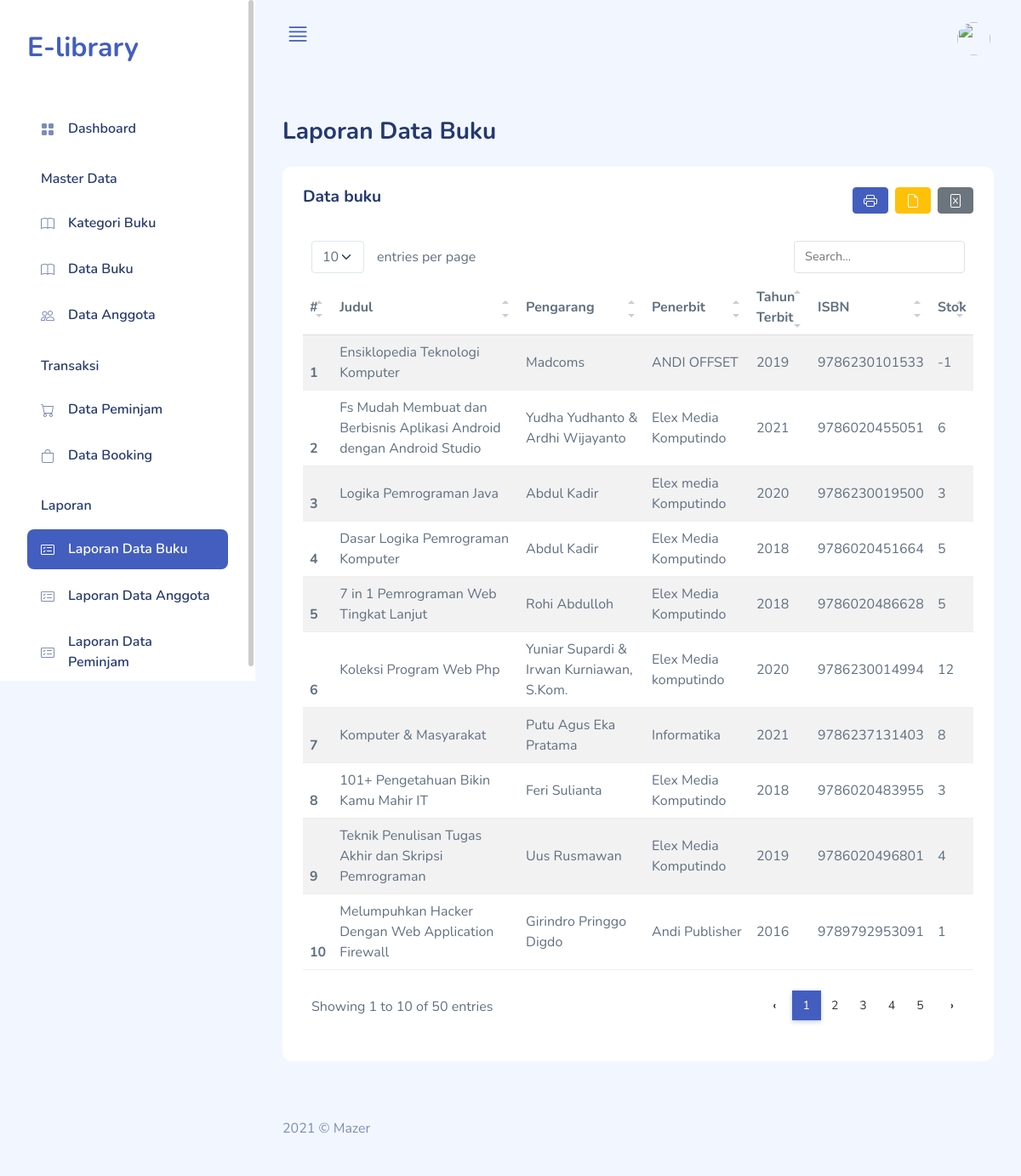
The page /index.php/laporan/laporan_buku on the database its author committed.
### tables this page shows
CREATE TABLE `buku` (
  `id` int(11) NOT NULL,
  `judul_buku` varchar(128) DEFAULT NULL,
  `id_kategori` int(11) DEFAULT NULL,
  `pengarang` varchar(64) DEFAULT NULL,
  `penerbit` varchar(64) DEFAULT NULL,
  `tahun_terbit` year(4) DEFAULT NULL,
  `isbn` varchar(64) DEFAULT NULL,
  `stok` int(11) DEFAULT NULL,
  `dipinjam` int(11) DEFAULT NULL,
  `dibooking` int(11) DEFAULT NULL,
  `image` varchar(256) DEFAULT NULL,
  `jml_halaman` int(11) DEFAULT NULL
);

### application/controllers/Laporan.php (called while the page is built, shortened)
<?php
class Laporan extends CI_Controller
{
  public function laporan_buku()
  {
    $data['judul'] = 'Laporan Data Buku';
    $data['user'] = $this->ModelUser->cekData(['email' => $this->session->userdata('email')])->row_array();
    $data['buku'] = $this->ModelBuku->getBuku()->result_array();
    $data['kategori'] = $this->ModelBuku->getKategori()->result_array();
    $this->load->view('templates/header', $data);
    $this->load->view('templates/sidebar', $data);
    $this->load->view('templates/topbar', $data);
    $this->load->view('buku/laporan_buku', $data);
    $this->load->view('templates/footer');
  }
}

### index.php (called while the page is built, shortened)
<?php
require_once BASEPATH.'core/CodeIgniter.php';

### application/models/ModelBuku.php (called while the page is built, shortened)
<?php
class ModelBuku extends CI_Model
{
    public function getBuku()
    {
        return $this->db->get('buku');
    }
}

### application/views/buku/laporan_buku.php (the view)
<div id="main-content">
  <div class="page-heading">
    <div class="page-title">
      <div class="row">
        <div class="col-12 col-md-6 order-md-1 order-last mb-3">
          <h3>Laporan Data Buku</h3>
        </div>
      </div>
    </div>
    <div class="row">
      <div class="col-12">
        <div class="card">
          <div class="card-header d-flex justify-content-between">
            <h4>Data buku</h4>
            <div class="d-flex">
              <a href="<?= base_url('laporan/cetak_laporan_buku'); ?>" class="btn btn-primary d-flex align-items-center" title="Print">
                <i class="bi bi-printer"></i>
              </a>
              <a href="<?= base_url('laporan/laporan_buku_pdf'); ?>" class="btn btn-warning d-flex align-items-center mx-2" title="Download Pdf">
                <i class="bi bi-file-earmark"></i>
              </a>
              <a href="<?= base_url('laporan/export_excel'); ?>" class="btn btn-secondary d-flex align-items-center" title="Download Excel">
                <i class="bi bi-file-excel"></i>
              </a>
            </div>
          </div>
          <div class="card-body">
            <table class="table table-striped" id="table1">
              <thead>
                <tr>
                  <th>#</th>
                  <th>Judul</th>
                  <th>Pengarang</th>
                  <th>Penerbit</th>
                  <th>Tahun Terbit</th>
                  <th>ISBN</th>
                  <th>Stok</th>
                </tr>
              </thead>
              <tbody>
                <?php $i = 1;
                foreach ($buku as $b) : ?>
                  <tr>
                    <th scope="row"><?= $i++; ?></th>
                    <td><?= $b['judul_buku']; ?></td>
                    <td><?= $b['pengarang']; ?></td>
                    <td><?= $b['penerbit']; ?></td>
                    <td><?= $b['tahun_terbit']; ?></td>
                    <td><?= $b['isbn']; ?></td>
                    <td><?= $b['stok']; ?></td>
                  </tr>
                <?php endforeach; ?>
              </tbody>
            </table>
          </div>
        </div>
      </div>
    </div>
  </div>

### application/views/templates/header.php (shortened to what this page needs)
<!DOCTYPE html>
<html lang="en">
<head>
    <link rel="stylesheet" href="<?= base_url(); ?>assets/css/bootstrap.css" />
    <link rel="stylesheet" href="<?= base_url(); ?>assets/vendors/iconly/bold.css" />
    <link rel="stylesheet" href="<?= base_url(); ?>assets/vendors/perfect-scrollbar/perfect-scrollbar.css" />
    <link rel="stylesheet" href="<?= base_url(); ?>assets/vendors/bootstrap-icons/bootstrap-icons.css" />
    <link rel="stylesheet" href="<?= base_url(); ?>assets/css/app.css" />
    <link rel="stylesheet" href="<?= base_url(); ?>assets/vendors/simple-datatables/style.css" />
    <link rel="stylesheet" href="<?= base_url(); ?>assets/vendors/toastify/toastify.css">
</head>
<body>
    <div id="app">

### application/views/templates/sidebar.php (shortened to what this page needs)
<div id="sidebar" class="active">
  <div class="sidebar-wrapper active">
    <div class="sidebar-header">
      <div class="d-flex justify-content-between">
        <div class="logo">
          <a href="<?= base_url('admin'); ?>">
            E-library
          </a>
        </div>
      </div>
    </div>
    <div class="sidebar-menu">
      <ul class="menu">
        <li class="sidebar-item <?= cek_menu(1, 'admin'); ?>">
          <a href="<?= base_url('admin'); ?>" class="sidebar-link">
            <i class="bi bi-grid-fill"></i>
            <span>Dashboard</span>
          </a>
        </li>
        <li class="sidebar-title">Master Data</li>
        <li class="sidebar-item <?= cek_menu(2, 'kategori'); ?>">
          <a href="<?= base_url('buku/kategori'); ?>" class="sidebar-link">
            <i class="bi bi-book"></i>
            <span>Kategori Buku</span>
          </a>
        </li>
        <li class="sidebar-item <?php
                                if ($this->uri->segment(2) == 'kategori') {
                                  echo '';
                                } else if ($this->uri->segment(1) == 'buku') {
                                  echo 'active';
                                } else {
                                  echo '';
                                }
                                ?>">
          <a href="<?= base_url('buku'); ?>" class="sidebar-link">
            <i class="bi bi-book"></i>
            <span>Data Buku</span>
          </a>
        </li>
        <li class="sidebar-item <?= cek_menu(2, 'anggota'); ?>">
          <a href="<?= base_url('user/anggota'); ?>" class="sidebar-link">
            <i class="bi bi-people"></i>
            <span>Data Anggota</span>
          </a>
        </li>
        <li class="sidebar-title">Transaksi</li>
        <li class="sidebar-item <?php
                                if ($this->uri->segment(2) == 'daftarBooking') {
                                  echo '';
                                } else if ($this->uri->segment(1) == 'pinjam') {
                                  echo 'active';
                                } else {
                                  echo '';
                                }
                                ?>">
          <a href="<?= base_url('pinjam'); ?>" class="sidebar-link">
            <i class="bi bi-cart"></i>
            <span>Data Peminjam</span>
          </a>
        </li>
        <li class="sidebar-item <?= cek_menu(2, 'daftarBooking'); ?>">
          <a href="<?= base_url('pinjam/daftarBooking'); ?>" class="sidebar-link">
            <i class="bi bi-bag"></i>
            <span>Data Booking</span>
          </a>
        </li>
        <li class="sidebar-title">Laporan</li>
        <li class="sidebar-item <?= cek_menu(2, 'laporan_buku'); ?>">
          <a href="<?= base_url('laporan/laporan_buku'); ?>" class="sidebar-link">
            <i class="bi bi-card-checklist"></i>
            <span>Laporan Data Buku</span>
          </a>
        </li>
        <li class="sidebar-item <?= cek_menu(2, 'laporan_anggota'); ?>">
          <a href="<?= base_url('laporan/laporan_anggota'); ?>" class="sidebar-link">
            <i class="bi bi-card-checklist"></i>
            <span>Laporan Data Anggota</span>
          </a>
        </li>
        <li class="sidebar-item <?= cek_menu(2, 'laporan_pinjam'); ?>">
          <a href="<?= base_url('laporan/laporan_pinjam'); ?>" class="sidebar-link">
            <i class="bi bi-card-checklist"></i>
            <span>Laporan Data Peminjam</span>
          </a>
        </li>
      </ul>
    </div>
  </div>
</div>

### application/helpers/pustaka_helper.php (shortened to what this page needs)
<?php
function cek_menu($segment, $rules)
{
	$ci = get_instance();
	echo ($ci->uri->segment($segment) == $rules) ? 'active' : '';
}

### application/views/templates/topbar.php (shortened to what this page needs)
<div id="main" class="layout-navbar">
  <header class="mb-3">
    <nav class="navbar navbar-expand navbar-light">
      <div class="container-fluid">
        <a href="#" class="burger-btn d-block">
          <i class="bi bi-justify fs-3"></i>
        </a>
        <div class="collapse navbar-collapse" id="navbarSupportedContent">
          <div class="dropdown ms-auto">
            <a href="#" data-bs-toggle="dropdown" aria-expanded="false">
              <div class="user-menu d-flex align-items-center">
                <div class="user-img d-flex align-items-center">
                  <div class="avatar avatar-md">
                    <img src="<?= base_url('assets/img/profile/' . $user['image']); ?>" />
                  </div>
                </div>
              </div>
            </a>
          </div>
        </div>
      </div>
    </nav>
  </header>

### application/views/templates/footer.php (shortened to what this page needs)
<footer>
    <div class="footer clearfix mb-0 text-muted">
        <div class="float-start">
            <p>2021 &copy; Mazer</p>
        </div>
    </div>
</footer>
</div>
</div>
</div>
</body>
</html>

### assets/css/app.css (style rules this page uses)
.avatar { display:inline-flex;border-radius:50%;text-align:center;vertical-align:middle;position:relative }
.avatar img { width:32px;height:32px;border-radius:50% }
.avatar.avatar-md .avatar-content,.avatar.avatar-md img { width:32px;height:32px;font-size:.8rem }
.btn i,.btn svg { width:16px;height:16px }
.btn.btn-danger,.btn.btn-info,.btn.btn-primary,.btn.btn-secondary,.btn.btn-success,.btn.btn-warning { color:#fff }
.card { margin-bottom:2.2rem;border:none }
.card .card-header { border:none }
.card .card-header h4 { font-size:1.2rem;font-weight:700 }
.card .card-header~.card-body { padding-top:0 }
.card .card-body { padding:1.5rem }
#sidebar.active .sidebar-wrapper { left:0 }
.sidebar-wrapper { width:300px;height:100vh;position:fixed;top:0;z-index:10;overflow-y:auto;background-color:#fff;bottom:0;transition:left .5s ease-out }
.sidebar-wrapper .sidebar-header { padding:2rem 2rem 1rem;font-size:2rem;font-weight:700 }
.sidebar-wrapper .menu { margin-top:2rem;padding:0 2rem;font-weight:600 }
.sidebar-wrapper .menu .sidebar-title { padding:0 1rem;margin:1.5rem 0 1rem;font-size:1rem;list-style:none;font-weight:600;color:#25396f }
.sidebar-wrapper .menu .sidebar-link { display:block;padding:.7rem 1rem;font-size:1rem;display:flex;align-items:center;border-radius:.5rem;transition:all .5s;text-decoration:none;color:#25396f }
.sidebar-wrapper .menu .sidebar-link i,.sidebar-wrapper .menu .sidebar-link svg { color:#7c8db5 }
.sidebar-wrapper .menu .sidebar-link span { margin-left:1rem }
.sidebar-wrapper .menu .sidebar-item { list-style:none;margin-top:.5rem;position:relative }
.sidebar-wrapper .menu .sidebar-item.active .sidebar-link { background-color:#435ebe }
.sidebar-wrapper .menu .sidebar-item.active .sidebar-link span { color:#fff }
.sidebar-wrapper .menu .sidebar-item.active .sidebar-link i,.sidebar-wrapper .menu .sidebar-item.active .sidebar-link svg { fill:#fff;color:#fff }
.navbar { height:90px;padding:1.5rem }
.navbar .user-menu img { width:39px;height:39px }
.dataTable-table td,.dataTable-table thead th,.table td,.table thead th { vertical-align:middle }
.dataTable-table:not(.table-borderless) thead th,.table:not(.table-borderless) thead th { border-bottom:1px solid #dedede!important }
.bi { width:1rem;height:1rem }
.burger-btn { display:none }
#main { margin-left:300px;padding:2rem }
#main.layout-navbar { padding:0 }
#main #main-content { padding:2rem }
.page-heading { margin:0 0 2rem }
.page-heading h3 { font-weight:700 }
a { text-decoration:none }

### rows shown on the page
buku: judul_buku "Ensiklopedia Teknologi Komputer", pengarang "Madcoms", penerbit "ANDI OFFSET", tahun_terbit "2019", isbn "9786230101533", stok "-1"
buku: judul_buku "Fs Mudah Membuat dan Berbisnis Aplikasi Android dengan Android Studio", pengarang "Yudha Yudhanto & Ardhi Wijayanto", penerbit "Elex Media Komputindo", tahun_terbit "2021", isbn "9786020455051", stok "6"
buku: judul_buku "Logika Pemrograman Java", pengarang "Abdul Kadir", penerbit "Elex media Komputindo", tahun_terbit "2020", isbn "9786230019500", stok "3"
buku: judul_buku "Dasar Logika Pemrograman Komputer", pengarang "Abdul Kadir", penerbit "Elex Media Komputindo", tahun_terbit "2018", isbn "9786020451664", stok "5"
buku: judul_buku "7 in 1 Pemrograman Web Tingkat Lanjut", pengarang "Rohi Abdulloh", penerbit "Elex Media Komputindo", tahun_terbit "2018", isbn "9786020486628", stok "5"
buku: judul_buku "Koleksi Program Web Php", pengarang "Yuniar Supardi & Irwan Kurniawan, S.Kom.", penerbit "Elex Media komputindo", tahun_terbit "2020", isbn "9786230014994", stok "12"
buku: judul_buku "Komputer & Masyarakat", pengarang "Putu Agus Eka Pratama", penerbit "Informatika", tahun_terbit "2021", isbn "9786237131403", stok "8"
buku: judul_buku "101+ Pengetahuan Bikin Kamu Mahir IT", pengarang "Feri Sulianta", penerbit "Elex Media Komputindo", tahun_terbit "2018", isbn "9786020483955", stok "3"
buku: judul_buku "Teknik Penulisan Tugas Akhir dan Skripsi Pemrograman", pengarang "Uus Rusmawan", penerbit "Elex Media Komputindo", tahun_terbit "2019", isbn "9786020496801", stok "4"
buku: judul_buku "Melumpuhkan Hacker Dengan Web Application Firewall", pengarang "Girindro Pringgo Digdo", penerbit "Andi Publisher", tahun_terbit "2016", isbn "9789792953091", stok "1"
